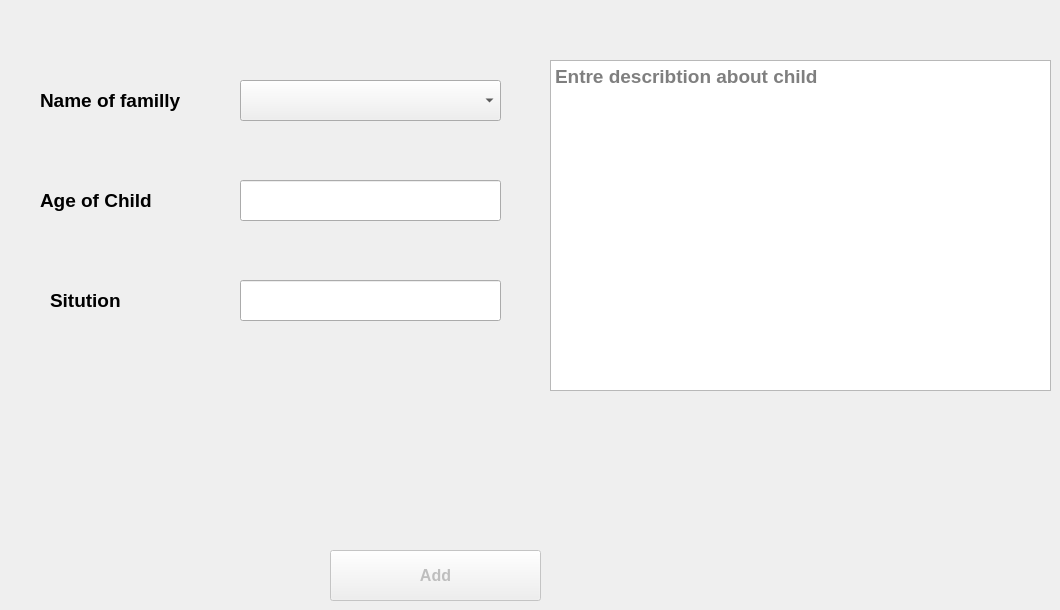
      <widget class="QWidget" name="tab_17">
       <attribute name="title">
        <string>Add Child</string>
       </attribute>
       <widget class="QLabel" name="label_20">
        <property name="geometry">
         <rect>
          <x>40</x>
          <y>180</y>
          <width>191</width>
          <height>41</height>
         </rect>
        </property>
        <property name="font">
         <font>
          <pointsize>14</pointsize>
          <weight>75</weight>
          <bold>true</bold>
         </font>
        </property>
        <property name="text">
         <string>Age of Child</string>
        </property>
       </widget>
       <widget class="QComboBox" name="comboBox_6">
        <property name="geometry">
         <rect>
          <x>240</x>
          <y>80</y>
          <width>261</width>
          <height>41</height>
         </rect>
        </property>
        <property name="font">
         <font>
          <pointsize>12</pointsize>
          <weight>75</weight>
          <bold>true</bold>
         </font>
        </property>
       </widget>
       <widget class="QLineEdit" name="lineEdit_28">
        <property name="geometry">
         <rect>
          <x>240</x>
          <y>280</y>
          <width>261</width>
          <height>41</height>
         </rect>
        </property>
        <property name="font">
         <font>
          <pointsize>11</pointsize>
          <weight>75</weight>
          <bold>true</bold>
         </font>
        </property>
        <property name="text">
         <string/>
        </property>
        <property name="placeholderText">
         <string/>
        </property>
       </widget>
       <widget class="QLabel" name="label_27">
        <property name="geometry">
         <rect>
          <x>50</x>
          <y>280</y>
          <width>181</width>
          <height>41</height>
         </rect>
        </property>
        <property name="font">
         <font>
          <pointsize>14</pointsize>
          <weight>75</weight>
          <bold>true</bold>
         </font>
        </property>
        <property name="text">
         <string>Sitution</string>
        </property>
       </widget>
       <widget class="QPushButton" name="pushButton_25">
        <property name="enabled">
         <bool>false</bool>
        </property>
        <property name="geometry">
         <rect>
          <x>330</x>
          <y>550</y>
          <width>211</width>
          <height>51</height>
         </rect>
        </property>
        <property name="font">
         <font>
          <pointsize>12</pointsize>
          <weight>75</weight>
          <bold>true</bold>
         </font>
        </property>
        <property name="text">
         <string>Add</string>
        </property>
        <property name="icon">
         <iconset>
          <normaloff>icons/add.png</normaloff>icons/add.png</iconset>
        </property>
        <property name="iconSize">
         <size>
          <width>48</width>
          <height>48</height>
         </size>
        </property>
       </widget>
       <widget class="QLabel" name="label_28">
        <property name="geometry">
         <rect>
          <x>40</x>
          <y>80</y>
          <width>191</width>
          <height>41</height>
         </rect>
        </property>
        <property name="font">
         <font>
          <pointsize>14</pointsize>
          <weight>75</weight>
          <bold>true</bold>
         </font>
        </property>
        <property name="text">
         <string>Name of familly</string>
        </property>
       </widget>
       <widget class="QLineEdit" name="lineEdit_29">
        <property name="geometry">
         <rect>
          <x>240</x>
          <y>180</y>
          <width>261</width>
          <height>41</height>
         </rect>
        </property>
        <property name="font">
         <font>
          <pointsize>11</pointsize>
          <weight>75</weight>
          <bold>true</bold>
         </font>
        </property>
        <property name="text">
         <string/>
        </property>
       </widget>
       <widget class="QTextEdit" name="textEdit_3">
        <property name="geometry">
         <rect>
          <x>550</x>
          <y>60</y>
          <width>501</width>
          <height>331</height>
         </rect>
        </property>
        <property name="font">
         <font>
          <pointsize>14</pointsize>
          <weight>75</weight>
          <bold>true</bold>
         </font>
        </property>
        <property name="styleSheet">
         <string notr="true"/>
        </property>
        <property name="html">
         <string>&lt;!DOCTYPE HTML PUBLIC &quot;-//W3C//DTD HTML 4.0//EN&quot; &quot;http://www.w3.org/TR/REC-html40/strict.dtd&quot;&gt;
&lt;html&gt;&lt;head&gt;&lt;meta name=&quot;qrichtext&quot; content=&quot;1&quot; /&gt;&lt;style type=&quot;text/css&quot;&gt;
p, li { white-space: pre-wrap; }
&lt;/style&gt;&lt;/head&gt;&lt;body style=&quot; font-family:'MS Shell Dlg 2'; font-size:14pt; font-weight:600; font-style:normal;&quot;&gt;
&lt;p style=&quot;-qt-paragraph-type:empty; margin-top:0px; margin-bottom:0px; margin-left:0px; margin-right:0px; -qt-block-indent:0; text-indent:0px; font-size:8.25pt; font-weight:400;&quot;&gt;&lt;br /&gt;&lt;/p&gt;&lt;/body&gt;&lt;/html&gt;</string>
        </property>
        <property name="placeholderText">
         <string>Entre describtion about child</string>
        </property>
       </widget>
      </widget>
